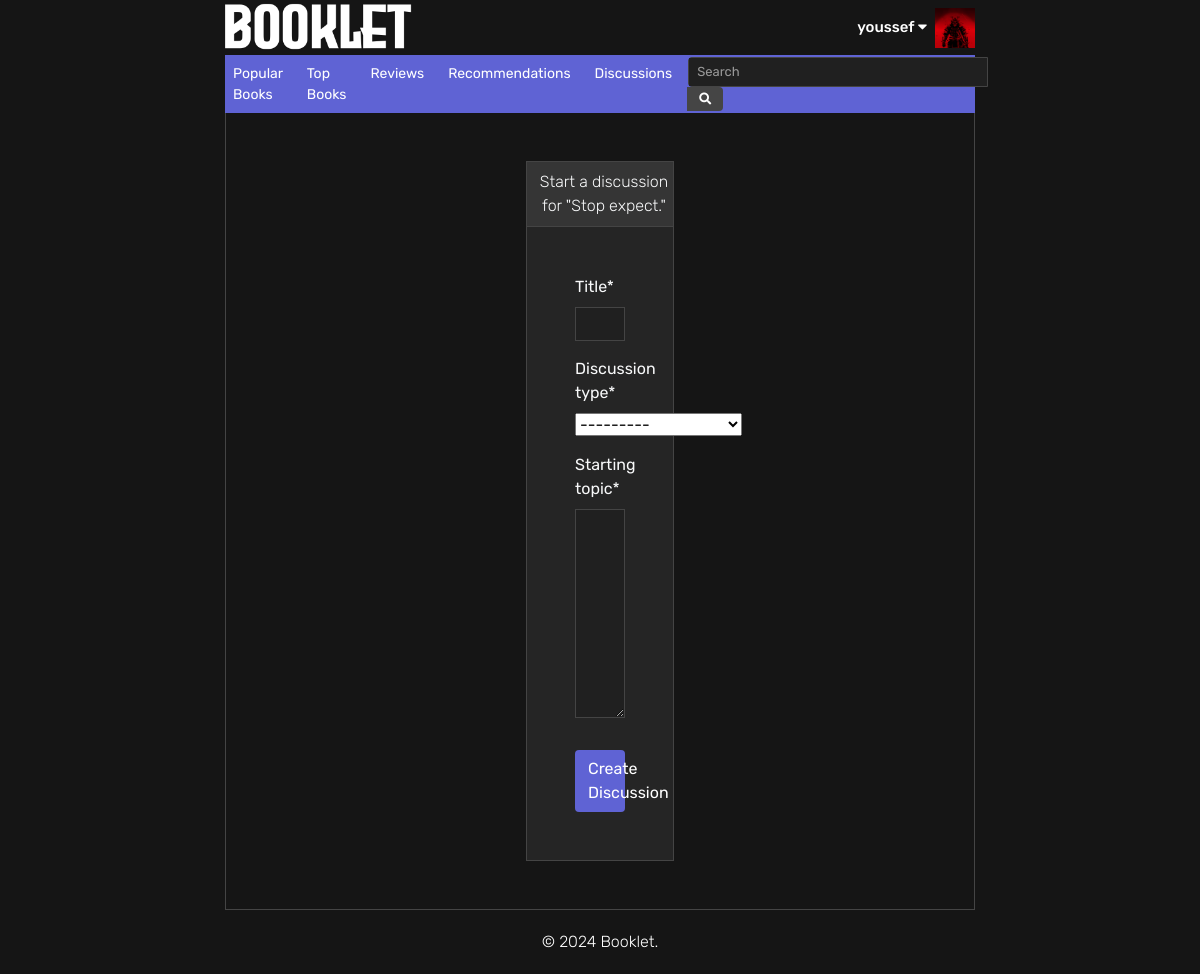
Page /book/27/discussion/ (signed in) on the committed database.
### users/models.py (models this page shows)
class User(AbstractUser):
    pass
    username = models.CharField(max_length=300, unique=True)
    email = models.EmailField(max_length=300, unique=True)
    first_name = models.CharField(max_length=300, blank=True)
    last_name = models.CharField(max_length=300, blank=True)
    birthday = models.DateField(blank=True,null=True)
    image = models.ImageField(upload_to='users/',default='default.jpg')
    about = models.TextField(blank=True)
    created_date = models.DateTimeField(auto_now_add=True)
    modified_date = models.DateTimeField(auto_now=True)
    discussions = models.ManyToManyField(Book, through='Discussion', related_name='discussion')
    replies = models.ManyToManyField('Discussion', through='Reply', related_name='reply')
    reviews = models.ManyToManyField(Book, through='Review', related_name='review')
    recommendations = models.ManyToManyField(Book, through='Recommendation',through_fields=('user', 'book_original'), related_name='recommendation')
    ratings = models.ManyToManyField(Book, through='Rating', related_name='rating')

### books/models.py (models this page shows, shortened)
class Book(models.Model):
    title = models.CharField(max_length=300)
    alternative_titles = models.TextField(blank=True)
    volumes = models.IntegerField(blank=True)
    chapters = models.IntegerField(blank=True)
    status = models.IntegerField(choices=BOOK_STATUS,default=1)
    synopsis = models.TextField(blank=True)
    background = models.TextField(blank=True)
    cover = models.ImageField(upload_to='books/covers/',default='default_book.jpg')
    publishing_start_date = models.DateField(blank=True,null=True)
    publishing_end_date = models.DateField(blank=True,null=True)
    created_date = models.DateTimeField(auto_now_add=True)
    modified_date = models.DateTimeField(auto_now=True)
    relationships = models.ManyToManyField('self', through='Relationship', symmetrical=False)
    genres = models.ManyToManyField('Genre')

### users/views.py (the view)
# urls.py: path("book/<int:book_id>/discussion/", add_discussion, name="add-discussion"),
@login_required
def add_discussion(request, book_id):
    book = get_object_or_404(Book, id=book_id)
    if request.method == 'POST':
        form = DiscussionForm(request.POST)
        if form.is_valid():
            discussion = form.save(commit=False)
            discussion.book = book
            discussion.user = request.user
            discussion.save()
            Reply.objects.create(
                discussion=discussion,
                user=request.user,
                reply=form.cleaned_data['starting_topic']
            )
            messages.success(request, 'Your discussion has been added.')
            return redirect('book-detail', pk=book.id)
        else:
            messages.error(request, 'There was an error with your discussion.')
    else:
        form = DiscussionForm()
    return render(request, 'add-discussion.html', {'form': form, 'book': book})

### users/forms.py
class DiscussionForm(forms.ModelForm):
    starting_topic = forms.CharField(widget=forms.Textarea)
    class Meta:
        model = Discussion
        fields = ('title', 'discussion_type', 'starting_topic')

### users/templates/add-discussion.html (shortened to what this page needs)
{% extends "books/base.html" %}
{% load crispy_forms_tags %}
{% block content %}
<div class="container pt-5 pb-5" style="padding-right: 300px; padding-left: 300px;">
    <div class="pl-2 pt-2 pb-2 border border-bottom-0 border-dark" style="background-color: #353535;">
        <p class="m-0 text-center">Start a discussion for "{{ book.title }}"</p>
    </div>
    <div class="container p-5 border border-dark" style="background-color: #252525;">
        <form method="post" novalidate>
            {{ form|crispy }}
            <button type="submit" class="btn btn-primary mt-3">Create Discussion</button>
        </form>
    </div>
</div>
{% endblock content %}

### books/templates/books/base.html (shortened to what this page needs)
{% load static %}
<!DOCTYPE html>
<html>
<head>
    <link rel="stylesheet" href="https://cdn.jsdelivr.net/npm/bootstrap@4.3.1/dist/css/bootstrap.min.css">
    <link rel="stylesheet" href="https://cdnjs.cloudflare.com/ajax/libs/font-awesome/5.15.4/css/all.min.css">
    <link rel="stylesheet" href="{% static 'main.css' %}">
    <link href="https://cdn.jsdelivr.net/npm/select2@4.1.0-rc.0/dist/css/select2.min.css" rel="stylesheet" />
</head>
<body>
    <header class="site-header">
      <nav class="navbar navbar-expand-md navbar-dark p-0" style="background-color: #151515; height: 55px;">
        <div class="container" style="padding-left: 0; padding-right: 0;">
          <a class="navbar-brand mr-auto" href="{% url 'index' %}"><img style="width: 200px" src="{% static 'logo.png' %}"/></a>
          <div class="navbar-nav">
            {% if user.is_authenticated %}
            <div class="dropdown">
              <p class="text-white pt-2 pr-2 m-0 username" style="font-weight: 500; font-size: 15px; ; cursor: pointer;">
                {{ user.username }}
                <i class="fas fa-caret-down"></i>
              </p>
            </div>
              <img style="width: 40px; height: 40px; object-fit: cover; object-position: top;" src="{{ user.image.url }}"/>
            {% else %}
              <a class="nav-item nav-link primary-nav" style="color: #5f63d4;" href="{% url 'login' %}">Log In</a>
              <a class="nav-item nav-link primary-nav" style="color: #5f63d4;" href="{% url 'signup' %}">Sign Up</a>
            {% endif %}
          </div>
        </div>
      </nav>
      <nav class="navbar navbar-expand-md navbar-dark p-0" style="background-color: #5f63d4;">
        <div class="container" style="padding-left: 0; padding-right: 0;">
            <div class="navbar-nav mr-auto">
              <a class="nav-item nav-link secondary-nav text-white mr-2" href="{% url 'index' %}">Popular Books</a>
              <a class="nav-item nav-link secondary-nav text-white mr-2" href="{% url 'top-books' %}">Top Books</a>
              <a class="nav-item nav-link secondary-nav text-white mr-2" href="{% url 'recent-reviews' %}">Reviews</a>
              <a class="nav-item nav-link secondary-nav text-white mr-2" href="{% url 'recent-recommendations' %}">Recommendations</a>
              <a class="nav-item nav-link secondary-nav text-white mr-2" href="{% url 'recent-discussions' %}">Discussions</a>
            </div>
            <form class="form-inline ml-auto mr-2" id="search-form" method="get" autocomplete="off">
              <div class="input-group">
                  <div class="input-group-append">
                      <span class="input-group-text border-0 text-white" style='background-color: #454545; border-top-right-radius: .25rem; border-bottom-right-radius: .25rem; height: 100%; cursor: pointer;'>
                          <i class="fas fa-search fa-xs"></i>
                      </span>
                  </div>
              </div>
            </form>
        </div>
      </nav>
    </header>
    <main role="main" class="container border border-top-0 border-bottom-0 border-dark p-0">
      {% block content %}{% endblock %}
    </main>
    <footer class="footer border-top border-dark">
      <div class="container">
          <p class="mb-0">© 2024 Booklet.</p>
      </div>
  </footer>
</body>
</html>

### books/static/main.css (style rules this page uses)
html { height: 100%; min-height: 100%; scroll-behavior: smooth; }
body { font-family: "Rubik", sans-serif; font-optical-sizing: auto; font-weight: 400; font-style: normal; background-color: #151515; color: #f8f9fa; padding: 0 225px; height: 100%; min-height: 100%; }
p { font-weight: 300; }
.navbar .nav-link { font-size: 14px; }
.navbar .navbar-brand { font-size: 16px; font-weight: 500; }
.border-dark { border-color: #444 !important; }
.btn-primary { background-color: #5f63d4; width: 100%; }
.dropdown { position: relative; }
.form-control { background-color: #202020; border: 1px solid #444; color: #ffffff; border-radius: 0; }
.btn { background-color: #5f63d4; color: #ffffff; border: 1px solid transparent; }
.form-control, .form-control:focus, .select2-container--default .select2-selection--single, .select2-container--default .select2-results__option { font-size: 13px !important; }
.footer { flex-shrink: 0; background-color: #151515; color: #ffffff; text-align: center; padding: 20px 0; }

### rows in the picture
User: username "youssef", image (picture)
Book: title "Stop expect."
